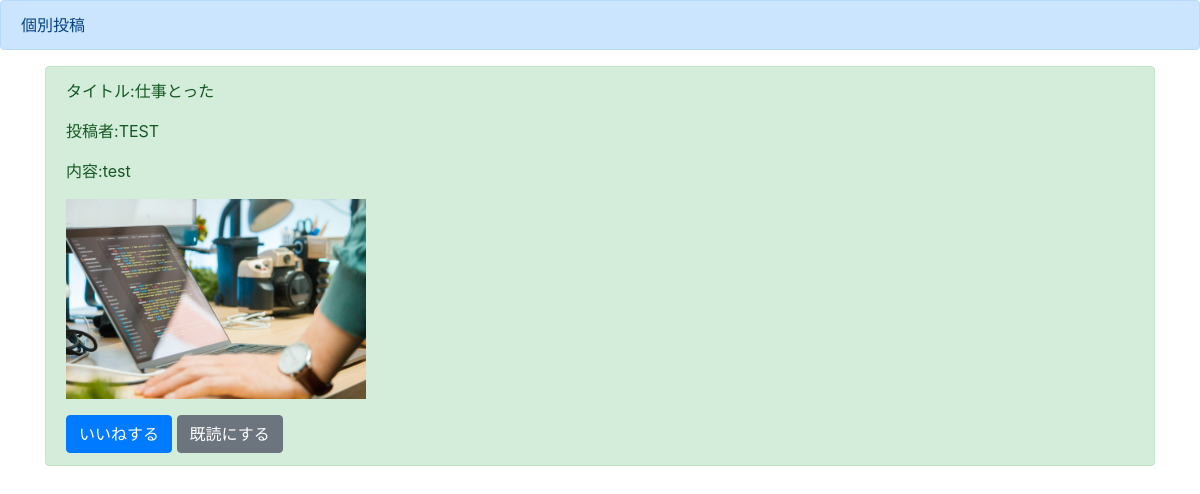
/detail/3, run on the app's committed database.
### boardapp/models.py (models this page shows)
class BoardModel(models.Model):
    title = models.CharField(max_length=100)
    content = models.TextField()
    author = models.CharField(max_length=100)
    images = models.ImageField(upload_to='')
    good = models.IntegerField(null=True, blank=True, default=0)
    read = models.IntegerField(null=True, blank=True, default=0)
    readtext = models.CharField(max_length=200, null=True, blank=True, default='a')

### boardapp/views.py (the view)
# urls.py: path('detail/<int:pk>', detailfunc, name='detail'),
def detailfunc(request, pk):
    object = BoardModel.objects.get(pk=pk)
    return render(request, 'detail.html', {'object':object})

### templates/detail.html (shortened to what this page needs)
{% extends 'base.html' %}
{% block header %}
<div class="alert alert-primary" role="alert">
    個別投稿
</div>
{% endblock header %}
{% block content %}
<div class='container'>
    <div class="alert alert-success" role="alert">
        <p>タイトル:{{object.title}}</p>
        <p>投稿者:{{object.author}}</p>
        <p>内容:{{object.content}}</p>
        <p><img src='{{ object.images.url }}' width=300></p>
        <a href="{% url 'good' object.pk %}" class="btn btn-primary btn" role="button" aria-pressed="true">いいねする</a>
        <a href="{% url 'read' object.pk %}" class="btn btn-secondary btn" role="button" aria-pressed="true">既読にする</a>
    </div>
</div>
{% endblock content %}

### data on the page
BoardModel: title "仕事とった", author "TEST", content "test", images (picture)
